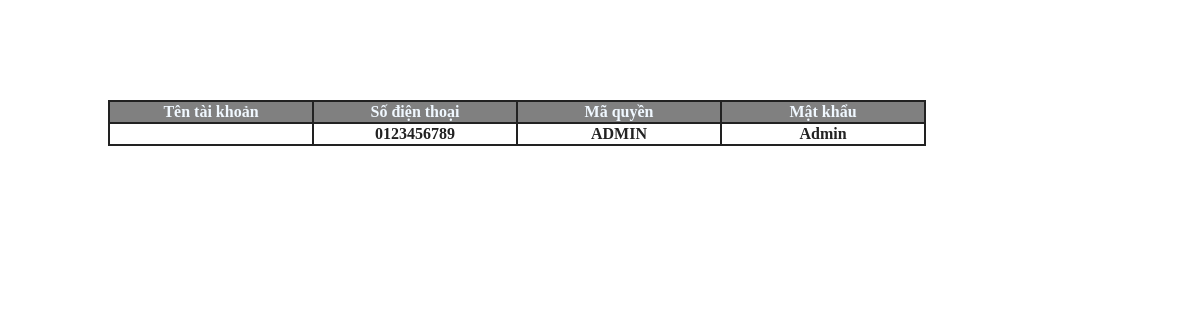
/module/member.php, run on an earlier commit of the app's database.
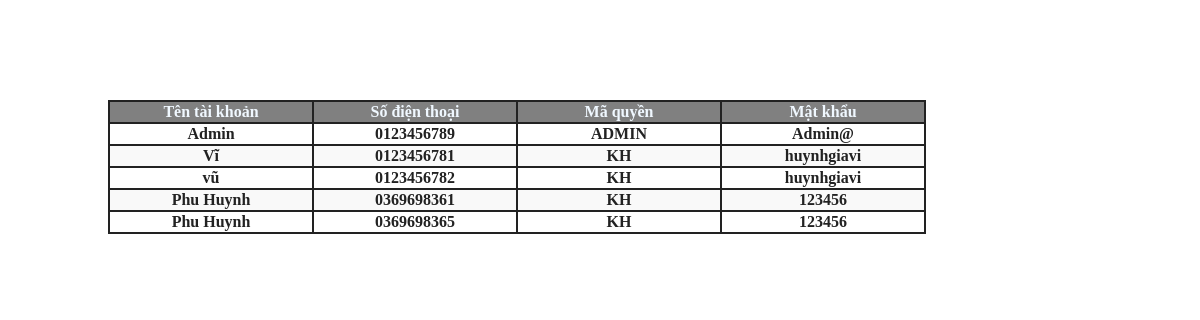
And on a later commit of the database.
### tables this page shows
CREATE TABLE `account` (
  `TenND` varchar(10) DEFAULT NULL,
  `SĐT` varchar(10) NOT NULL,
  `MaQuyen` varchar(10) NOT NULL,
  `Status` varchar(20) NOT NULL,
  `CreTime` datetime NOT NULL,
  `Address` varchar(50) DEFAULT NULL,
  `Password` varchar(30) NOT NULL
);

### module/member.php (the view, shortened to what this page needs)
<?php
    $servername = "localhost";
    $username = "root";
    $password = "";
    $dbname = "web2";
    $conn = new mysqli($servername, $username, $password, $dbname);
    $sql = "SELECT TenND, MaQuyen, Password, SĐT FROM account";
    $result = $conn->query($sql);
    if ($result->num_rows > 0) {
        echo '
            <section id="quanlisp">
                <div>
                    <table class="table table-bordered" style="text-align: center">
                        <thead>
                            <tr>
                                <th scope="col">Tên tài khoản</th>
                                <th scope="col">Số điện thoại</th>
                                <th scope="col">Mã quyền</th>
                                <th scope="col">Mật khẩu</th>
                            </tr>
                        </thead>
                        <tbody>
        ';
        while ($row = $result->fetch_assoc()) {
            $tenND = $row["TenND"];
            $maQuyen = $row["MaQuyen"];
            $sdt = $row["SĐT"];
            $Password = $row["Password"];
            echo '
                <tr style="color: #222222; font-weight: bold;">
                    <th scope="row">'.$tenND.'</th>
                    <td>'.$sdt.'</td>
                    <td>'.$maQuyen.'</td>
                    <td>'.$Password.'</td>
                </tr>';
        }
        echo '
                        </tbody>
                    </table>
                </div>
            </section>
        ';
    } else {
        echo "Không có dữ liệu trong bảng account.";
    }
?>

### module/member.php (style rules this page uses)
.table { margin-top: 100px; margin-left: 100px; border-collapse: collapse; }
.table td, .table th { border: 2px solid #222222; }
.table tr:nth-child(even) { background-color: #f9f9f9; }
.table thead th { background-color: gray; color: aliceblue; width: 200px; }
.table tbody td { width: 200px; }

What changed in the data, as far as the page shows it:
removed account: SĐT "0123456789", MaQuyen "ADMIN", Password "Admin"
added account: TenND "Admin", SĐT "0123456789", MaQuyen "ADMIN", Password "Admin@"
added account: TenND "Vĩ", SĐT "0123456781", MaQuyen "KH", Password "huynhgiavi"
added account: TenND "vũ", SĐT "0123456782", MaQuyen "KH", Password "huynhgiavi"
added account: TenND "Phu Huynh", SĐT "0369698361", MaQuyen "KH", Password "123456"
added account: TenND "Phu Huynh", SĐT "0369698365", MaQuyen "KH", Password "123456"
